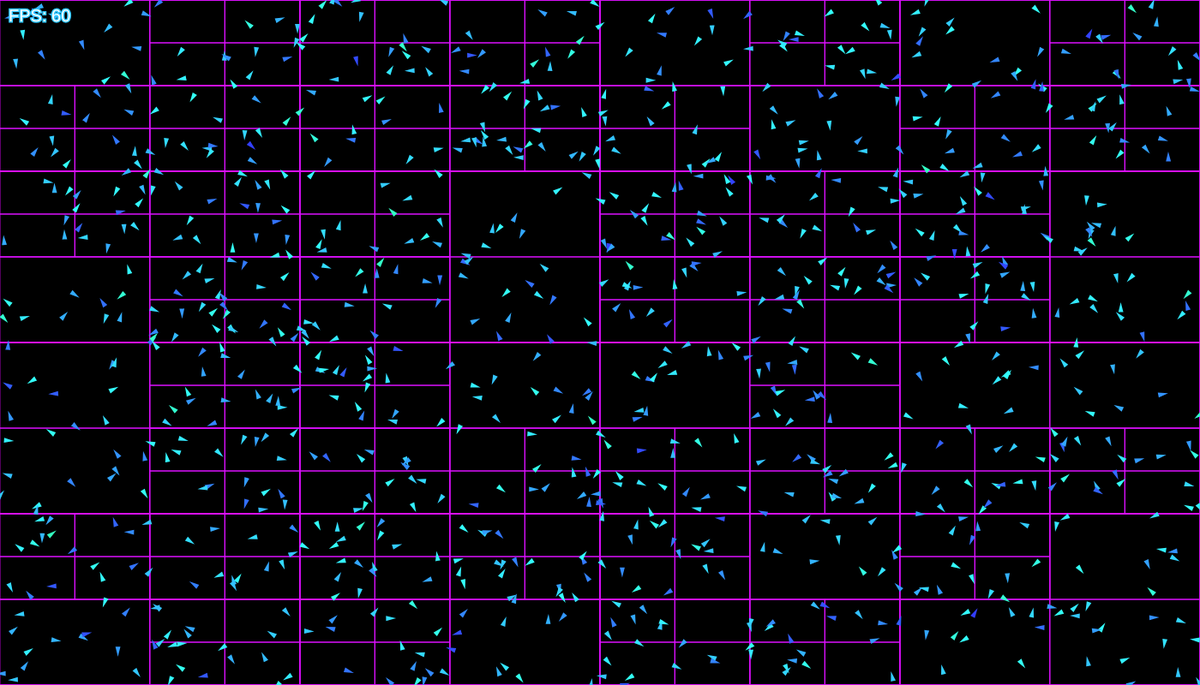
Frame 1 (no input)
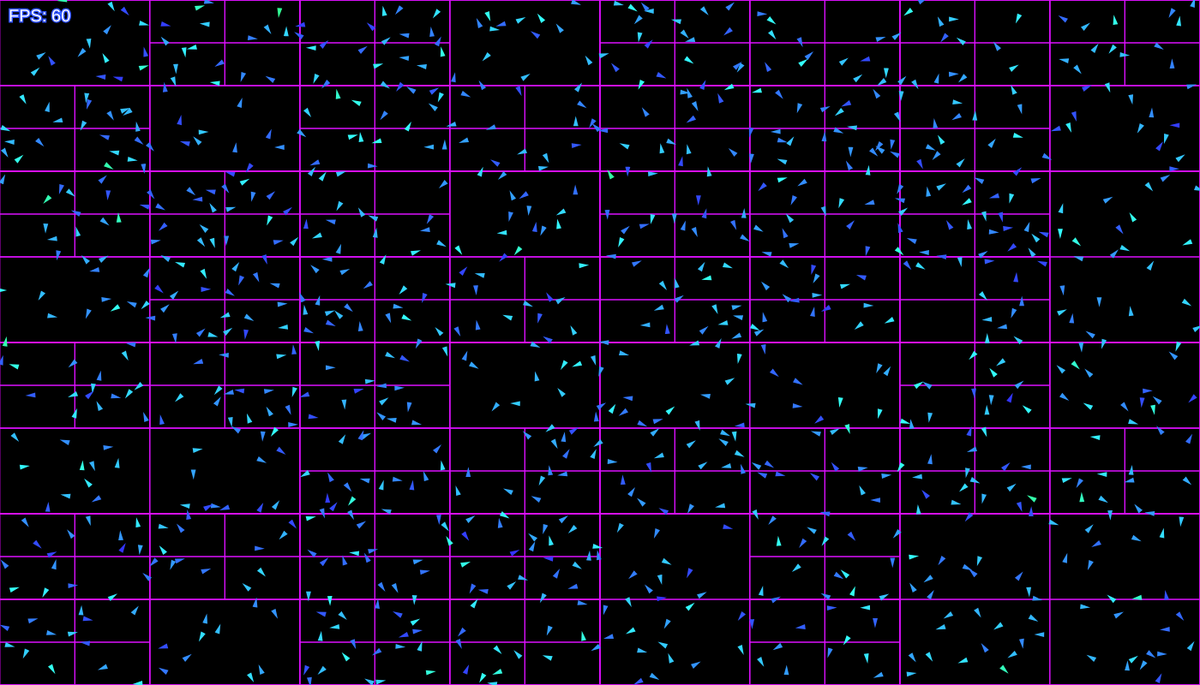
Frame 60 (no input)
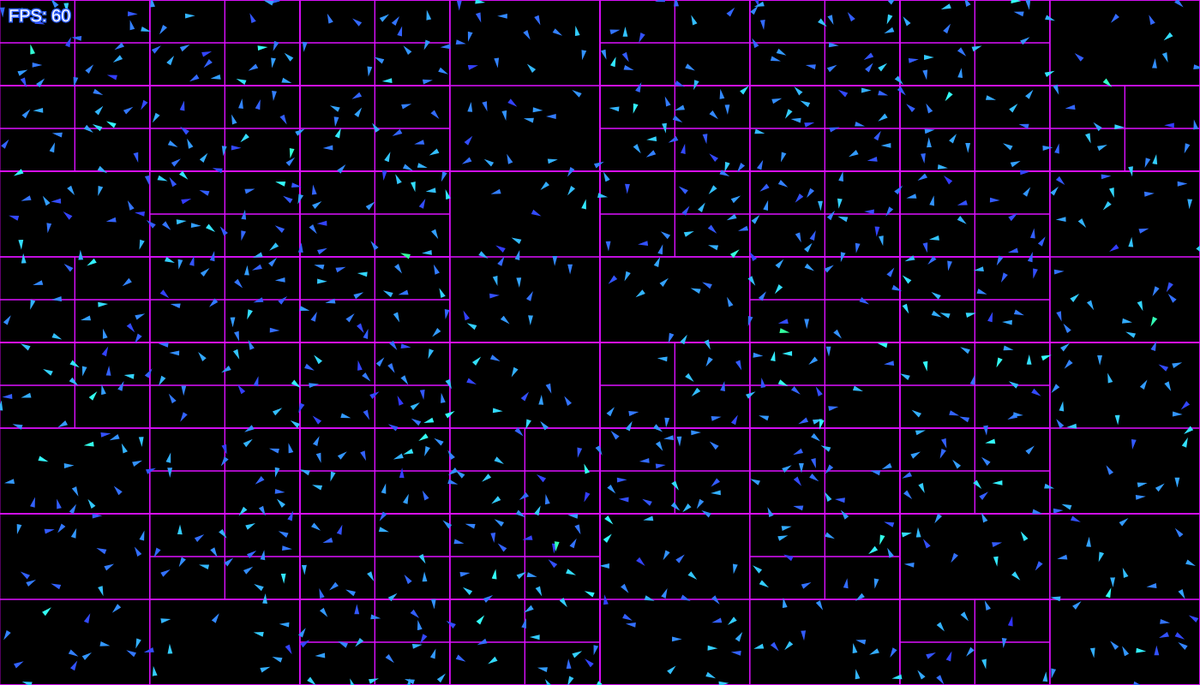
Frame 120 (the mouse pressed at the canvas centre since frame 60)

The p5.js sketch that drew these frames (run headless with seeded random() and noise() and a simulated clock; from frame 60 on, the mouse is pressed at the canvas centre):

// p5.js sketch
// ── sketch.js
// BOIDS
const boids = [];
const numBoids = 1000;

const backgroundColour = 30;
const boidBaseColour = [200, 14, 70];

let cohesionSlider, alignmentSlider, separationSlider;
let cohesionRadiusSlider, alignmentRadiusSlider, separationRadiusSlider;

// QUADTREE
let qt;

function setup() {
  createCanvas(1400, 800);
  


  let min = 0;
  let max = 10;
  let step = 0.001;

  alignmentSlider = createSlider(min, max, 1, step);
  cohesionSlider = createSlider(min, max, 3, step);
  separationSlider = createSlider(min, 10, 6, step);

  let RadiusMin = 0;
  let RadiusMax = 200;
  let RadiusStep = 0.01;

  alignmentRadiusSlider = createSlider(RadiusMin, RadiusMax, 5, RadiusStep);
  cohesionRadiusSlider = createSlider(RadiusMin, RadiusMax, 6, RadiusStep);
  separationRadiusSlider = createSlider(RadiusMin, RadiusMax, 15, RadiusStep);
  createP("Alignment Strength | Cohesion Strength | Separation Strength | _Alignment Radius |  Cohesion Radius_ | Separation Radius |")


  for (let i = 0; i < numBoids; i++) {
    boids.push(new Boid());
  }


}

function draw() {
  colorMode(RGB);
  background(0);
  
  let boundary = new Rectangle(width / 2, height / 2, width / 2, height / 2);
  qt = new Quadtree(boundary, 10);
  
  for (let boid of boids) {
    p = new Point(boid.position.x, boid.position.y, boid);
    qt.insert(p);
  }
  qt.show();
  strokeWeight(3);
  for (let boid of boids) {
    boid.update();
  }
  
  fill(255);
  textSize(20);
  text("FPS: " + Math.round(frameRate()), 10, 25);
  
}
// ── Boid.js
class Boid {

    constructor() {
        this.position = createVector(random(width), random(height));
        this.velocity = createVector(random(-2, 2), random(-2, 2));
        this.acceleration = createVector();
        this.maxSpeed = 5;
        this.maxForce = 0.05;
        this.size = 2;
        this.colour = [235, 100, 50];

    }

    edgeWrap() {
        if (this.position.x > width) this.position.x = 0;
        else if (this.position.x < 0) this.position.x = width;

        if (this.position.y > height) this.position.y = 0;
        else if (this.position.y < 0) this.position.y = height;
    }
    
    calculateColour(velocity) {
        
        let magnitude = velocity.mag();
        let hue = map(magnitude, 0, this.maxSpeed, 240, 100);
        return [hue, 100, 60];

    }

    show() {
        colorMode(HSL);

        this.colour = this.calculateColour(this.velocity);
        stroke(this.colour);
        fill(this.colour);
        push();
        translate(this.position.x, this.position.y)
        rotate(this.velocity.heading());
        triangle(-this.size, -this.size / 2, -this.size, this.size / 2, this.size, 0);
        
        pop();

    }

    flock() {

        let alignment = this.alignment(alignmentRadiusSlider.value());
        let cohesion = this.cohesion(cohesionRadiusSlider.value());
        let separation = this.separation(separationRadiusSlider.value());

        separation.mult(separationSlider.value());
        cohesion.mult(cohesionSlider.value());
        alignment.mult(alignmentSlider.value());
        
        if (this.getDistToMouse() < 75) {
            let mousePos = createVector(mouseX, mouseY);
            let fleeForce = this.separateFromPos(mousePos);
            this.acceleration.add(fleeForce);
        }

        this.acceleration.add(alignment);
        this.acceleration.add(cohesion);
        this.acceleration.add(separation);
    }

    pointDirection(x1, y1, x2, y2) {
        angleMode(DEGREES);
        let xDiff = x2 - x1;
        let yDiff = y2 - y1;
        let hyp = sqrt((xDiff * xDiff) + (yDiff * yDiff));
        return asin(yDiff / hyp);
        

        
    }

    getDistToMouse() {
        return dist(this.position.x, this.position.y, mouseX, mouseY);
    }


    seek(seekPos) {
        let force = p5.Vector.sub(seekPos, this.position);
        force.setMag(this.maxSpeed);
        force.sub(this.velocity);
        force.limit(this.maxForce * 5);
        return force;

    }

    flee(fleePos) {
        let force = p5.Vector.sub(fleePos, this.position);
        force.setMag(this.maxSpeed);
        force.sub(this.velocity);
        force.limit(this.maxForce * 15);
        force.mult(-1);
        return force;
    }

    separateFromPos(pos) {
        let distance = dist(this.position.x, this.position.y, pos.x, pos.y);
        let force = p5.Vector.sub(this.position, pos);
        force.div(distance * distance);

        force.setMag(this.maxSpeed);
        force.sub(this.velocity);
        force.limit(this.maxForce * 6.5);

        return force;   
    }

    update() {
        // this.colour = this.calculatecolour();

        this.acceleration.set(0, 0);

        this.flock();
        // this.acceleration.limit(this.maxSpeed);
        this.velocity.add(this.acceleration);
        this.position.add(this.velocity);
        this.edgeWrap();
        this.show();
    }

    alignment(alignmentRadius) {

        let total = 0;
        let steering = createVector();
        let range = new Circle(this.position.x, this.position.y, alignmentRadius);
        let points = qt.query(range);

        
        
        for (let point of points) {

            if (point.userData !== this) {
                steering.add(point.userData.velocity);
                total++;
            }
        }

        if (total > 0) {
            steering.div(total);
            steering.setMag(this.maxSpeed);
            steering.sub(this.velocity);
            steering.limit(this.maxForce);
        }

        return steering;

    }

    cohesion(cohesionRadius) {

        let total = 0;
        let steering = createVector();
        let range = new Circle(this.position.x, this.position.y, cohesionRadius);
        let points = qt.query(range);
        
        
        for (let point of points) {

            if (point.userData !== this) {
                steering.add(point.userData.position);
                total++;
            }
        }

        if (total > 0) {
            steering.div(total);
            steering.sub(this.position);
            steering.setMag(this.maxSpeed);
            steering.sub(this.velocity);
            steering.limit(this.maxForce);
        }

        return steering;

    }

    separation(separationRadius) {

        let total = 0;
        let steering = createVector();
        let range = new Circle(this.position.x, this.position.y, separationRadius);
        let points = qt.query(range);

        for (let point of points) {
            
            let XDiff = point.x - this.position.x;
            let YDiff = point.y - this.position.y;

            let distanceToBoid = sqrt((XDiff * XDiff) + (YDiff * YDiff));

            if (point.userData !== this) {
                let diff = p5.Vector.sub(this.position, point.userData.position);
                diff.div(distanceToBoid * distanceToBoid);
                steering.add(diff);
                total++;
            }
        }

        if (total > 0) {
            steering.div(total);
            steering.setMag(this.maxSpeed);
            steering.sub(this.velocity);
            steering.limit(this.maxForce);
        }

        return steering;

    }

}
// ── Quadtree.js
class Point {
    constructor(x, y, userData) {
        this.x = x;
        this.y = y;
        this.userData = userData;
    }
}

class Rectangle {
    constructor(x, y, w, h) {
        this.x = x;
        this.y = y;
        this.w = w;
        this.h = h;
    }

    contains(point) {
        return (point.x >= this.x - this.w &&
            point.x <= this.x + this.w &&
            point.y >= this.y - this.h &&
            point.y <= this.y + this.h)
    }

    intersects(range) {
        return !(range.x - range.w > this.x + this.w ||
            range.x + range.w < this.x - this.w ||
            range.y - range.h > this.y + this.h ||
            range.y + range.h < this.y - this.h);
    }
}

class Circle {
    constructor(x, y, r) {
        this.x = x;
        this.y = y;
        this.r = r;
        this.rSquared = this.r * this.r;
    }

    contains(point) {
        let xDiff = point.x - this.x;
        let yDiff = point.y - this.y;
        let distanceToPoint = sqrt((xDiff * xDiff) + (yDiff * yDiff));
        return distanceToPoint <= this.r;
    }

    intersects(range) {

        let xDist = Math.abs(range.x - this.x);
        let yDist = Math.abs(range.y - this.y);

        let edges = Math.pow((xDist - range.w), 2) + Math.pow((yDist - range.h), 2);

        if (xDist > (this.r + range.w) || yDist > (this.r + range.h)) {
            return false;
        }

        if (xDist <= range.w || yDist < range.h) {
            return true;
        }

        return edges <= this.rSquared;
    }
}

class Quadtree {
    constructor(boundary, n) {
        this.boundary = boundary;
        this.capacity = n;
        this.points = [];
        this.divided = false;
    }
    subdivide() {
        let x = this.boundary.x;
        let y = this.boundary.y;
        let halfW = this.boundary.w / 2;
        let halfH = this.boundary.h / 2;


        let tr = new Rectangle(x + halfW, y - halfH, halfW, halfH);
        let tl = new Rectangle(x - halfW, y - halfH, halfW, halfH);
        let br = new Rectangle(x + halfW, y + halfH, halfW, halfH);
        let bl = new Rectangle(x - halfW, y + halfH, halfW, halfH);

        this.topLeft = new Quadtree(tl, this.capacity);
        this.topRight = new Quadtree(tr, this.capacity);
        this.bottomLeft = new Quadtree(bl, this.capacity);
        this.bottomRight = new Quadtree(br, this.capacity);

        this.divided = true;
    }

    insert(point) {

        if (!this.boundary.contains(point)) {
            return false;
        }


        if (this.points.length < this.capacity) {
            this.points.push(point);
            return true;
        } else { // at capacity

            if (!this.divided) {
                this.subdivide();

            }

            if (this.topLeft.insert(point)) return true;
            if (this.topRight.insert(point)) return true;
            if (this.bottomLeft.insert(point)) return true;
            if (this.bottomRight.insert(point)) return true;

        }
    }

    query(range, found) {

        if (!found) {
            found = [];
        }
        
        if (!range.intersects(this.boundary)) {
            return;
        } else {
            for (let p of this.points) {
                
                if (range.contains(p)) {
                    found.push(p);
                }
            }

            if (this.divided) {
                this.topLeft.query(range, found);
                this.topRight.query(range, found);
                this.bottomLeft.query(range, found);
                this.bottomRight.query(range, found);

            }
        }
     
        return found
    }

    show() {
        rectMode(CENTER);
        stroke(221,16,355);
        noFill();
        strokeWeight(1);
        rect(this.boundary.x, this.boundary.y, this.boundary.w * 2, this.boundary.h * 2);

        if (this.divided) {
            this.topLeft.show();
            this.topRight.show();
            this.bottomLeft.show();
            this.bottomRight.show();
        }


    }
}
